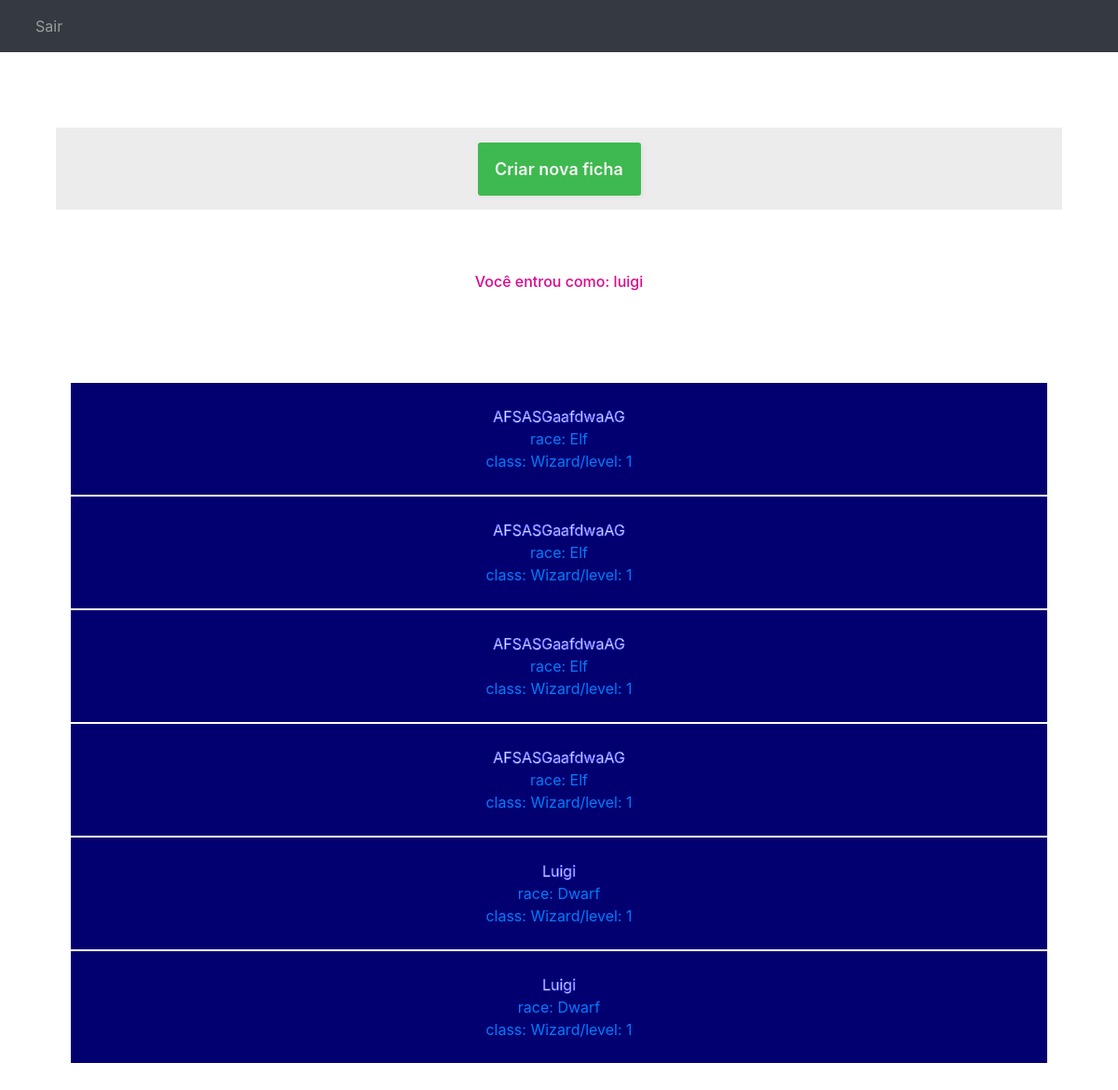
The app's page / (signed in) with its own data.
### pages/models.py (models this page shows)
class character_Sheet(models.Model):
    user = models.ForeignKey(get_user_model(), on_delete=models.CASCADE, default=None)
    name = models.CharField("name", max_length=255, default=None)
    clas = models.CharField("class", max_length=255, default=None)
    race = models.CharField("race", max_length=255, default=None)
    level = models.IntegerField("level", default=None)
    sheet = models.JSONField("character sheet")

### pages/views.py (the view)
# urls.py: 2. Add a URL to urlpatterns:  path('', views.home, name='home')
@login_required     # pra acessar a view o usuário precisa estar logado
def home(request):
    value = character_Sheet.objects.all().filter(user=request.user)
    return render(request, "home.html", {"value": value})

### templates/home.html (shortened to what this page needs)
{% extends 'base.html' %}
{% block content %}
<div class="col-md-12">
    <div style="background-color: rgb(236, 236, 236); border-radius: 3px; box-shadow: 1,1,1,1;text-align: center;margin-top: 50px;"
        class="home-ground ">
        <div style=" background-color: rgb(236, 236, 236); justify-content: center; display: flex;" class="pt-3 col-md-12">
            <div style="box-shadow: 1px 1px 5px rgb(221, 221, 221);border-radius: 3px; background-color: rgb(62, 185, 79);" class="col-md-2">
                <a style="text-decoration: none;margin-top: 50px; font-size: large;color: rgb(243, 243, 243);font-weight: 600"
                    href="/sheet_create/">Criar nova ficha</a>
            </div>
        </div>
            <div class="col-md-12">
            <p style="color:white;margin-top: 50px;color: rgb(221, 7, 139);font-weight: 500"> Você entrou como:
                {{user.username}}</p>
        </div>
        <div class="col-md-12">
            <div style="background-color: rgb(236, 236, 236); border-radius: 3px; box-shadow: 1,1,1,1;text-align: center;margin-top: 50px;  "
            class="home-ground ">
            {% for item in value %}
            <div style="background-color: rgb(2, 0, 112);
            border: 1px solid white;">
            <br>
                <a href="/sheet/{{ item.id }}" class="" style=""><span style="color: white ;-webkit-text-stroke: 0.7px #4c51ff!important;">{{ item.name }}</span> <br>race: {{ item.race }}<br> class: {{ item.clas }}/level: {{ item.level }}</a>
                <br>
                <br>
            </div>
            {%endfor%}
            </div>
        </div>
    </div>
</div>
{% endblock %}

### templates/base.html (style rules this page uses)
* { box-sizing: border-box; }
body { background-image: url("https://i.pinimg.com/originals/ba/bf/eb/babfebb6a1985cdd8d3f9a59d860b667.jpg"); background-image: url("https://i.pinimg.com/originals/ba/bf/eb/babfebb6a1985cdd8d3f9a59d860b667.jpg"); background-repeat: no-repeat; background-position: center; background-attachment: fixed; background-size: 100% 100%; }
[class*="col-"] { float: left; padding: 15px; }

### records on screen
character_Sheet: name "AFSASGaafdwaAG", race "Elf", clas "Wizard", level "1"
character_Sheet: name "AFSASGaafdwaAG", race "Elf", clas "Wizard", level "1"
character_Sheet: name "AFSASGaafdwaAG", race "Elf", clas "Wizard", level "1"
character_Sheet: name "AFSASGaafdwaAG", race "Elf", clas "Wizard", level "1"
character_Sheet: name "Luigi", race "Dwarf", clas "Wizard", level "1"
character_Sheet: name "Luigi", race "Dwarf", clas "Wizard", level "1"

### other values on screen
{{ user.username }} "luigi"
